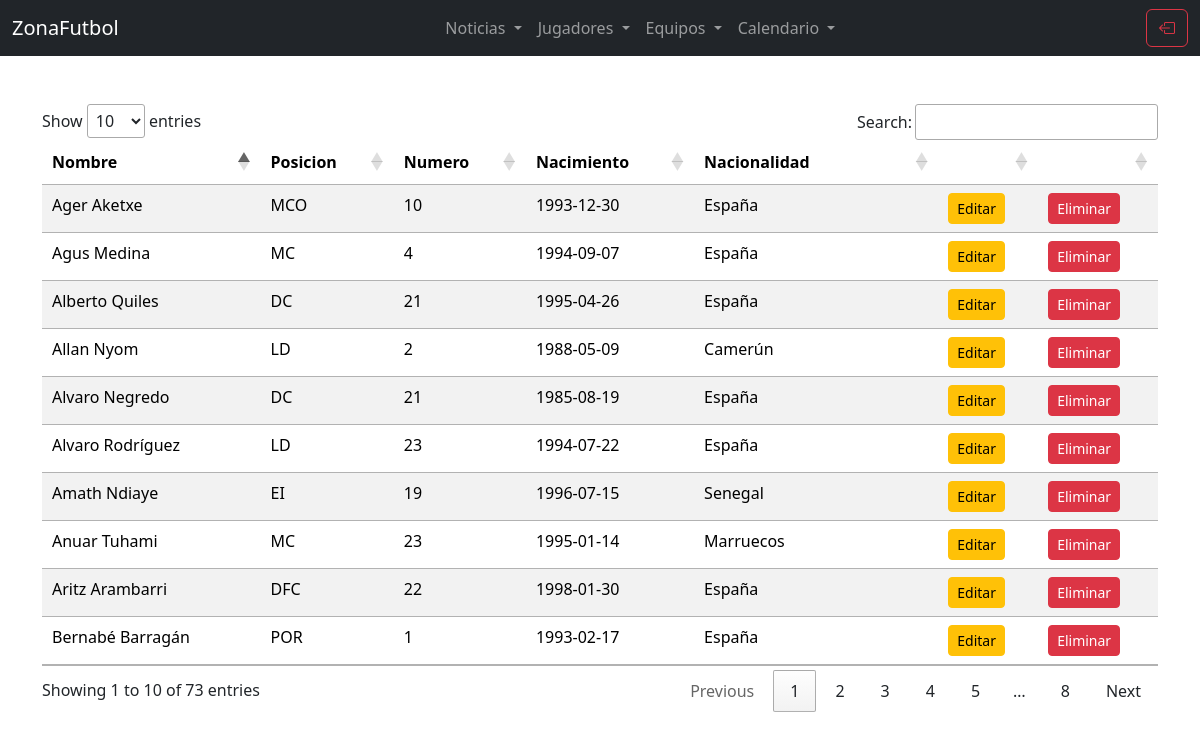
The app's page /pages/editar_jugador.php (signed in) with its own data.
### tables this page shows
CREATE TABLE `Jugadores` (
  `jugador_id` int(11) NOT NULL,
  `equipo_id` int(11) DEFAULT NULL,
  `nombre` varchar(100) NOT NULL,
  `posicion` varchar(50) DEFAULT NULL,
  `numero_camiseta` int(11) DEFAULT NULL,
  `fecha_nacimiento` date DEFAULT NULL,
  `nacionalidad` varchar(50) DEFAULT NULL,
  `altura` decimal(5,2) DEFAULT NULL,
  `peso` decimal(5,2) DEFAULT NULL,
  `historial` text DEFAULT NULL,
  `goles` int(11) DEFAULT NULL,
  `asistencias` int(11) DEFAULT NULL,
  `partidos_jugados` int(11) DEFAULT NULL,
  `tarjetas_amarillas` int(11) DEFAULT NULL,
  `tarjetas_rojas` int(11) DEFAULT NULL,
  `imagen_url` varchar(255) DEFAULT NULL,
  `descripcion` text DEFAULT NULL,
  `twitter_url` varchar(255) DEFAULT NULL,
  `instagram_url` varchar(255) DEFAULT NULL,
  `tiktok_url` varchar(255) DEFAULT NULL
);

### components/config/config.php (called while the page is built, shortened)
<?php
require_once (__DIR__ . "/../clases/clase_jugadores.php");
try {
    $conexion = new PDO("mysql:host=localhost;dbname=zonafutbol","root","");
    $conexion->setAttribute(PDO::ATTR_ERRMODE, PDO::ERRMODE_EXCEPTION);
    $conexion->exec("SET CHARACTER SET utf8");
    $jugadores = new Jugadores($conexion);
} catch (PDOException $e) {
    die("Error de conexión a la base de datos: " . $e->getMessage());
}
?>

### components/clases/clase_jugadores.php (called while the page is built, shortened)
<?php
class Jugadores {
    private $db;
    public function __construct($db) {
        $this->db = $db;
    }
    public function traerJugadores(){
        $query = "SELECT * FROM Jugadores WHERE 1";
        $stmt = $this->db->prepare($query);
        $stmt->execute();
        $result = $stmt->fetchAll(PDO::FETCH_OBJ);
        return $result;
    }
}
?>

### pages/editar_jugador.php (the view, shortened to what this page needs)
<?php
include "../components/config/config.php";
$jugas = $jugadores->traerJugadores();
?>
<!DOCTYPE html>
<html lang="en">
<head>
    <?php include "../components/header/links_header.php" ?>
    <link rel="stylesheet" href="//cdn.datatables.net/1.13.2/css/jquery.dataTables.min.css">
</head>
<body>
<?php include "../components/header/navbar.php" ?>
<div class="container mt-5">
    <table id="jugadores" class="table table-striped table-responsive">
        <thead>
            <tr>
                <th>Nombre</th>
                <th>Posicion</th>
                <th>Numero</th>
                <th>Nacimiento</th>
                <th>Nacionalidad</th>
                <th></th>
                <th></th>
            </tr>
        </thead>
        <tbody>
            <?php
                foreach ($jugas as $key => $v) {
                    echo "<tr>";
                    echo "<td>" . $v->nombre . "</td>";
                    echo "<td>" . strtoupper($v->posicion) . "</td>";
                    echo "<td>" . $v->numero_camiseta . "</td>";
                    echo "<td>" . $v->fecha_nacimiento . "</td>";
                    echo "<td>" . $v->nacionalidad . "</td>";
                    echo "<td><button type='button' class='btn btn-warning btn-sm edit-btn' data-id=" .$v->jugador_id . ">Editar</button></td>";
                    echo "<td><button type='button' class='btn btn-danger btn-sm delete-btn' data-id=" .$v->jugador_id . ">Eliminar</button></td>";
                    echo "</tr>";
                }
            ?>
        </tbody>
    </table>
</div>
</body>
</html>

### records on screen
jugadores: nombre "Bernabé Barragán", posicion "POR", numero_camiseta "1", fecha_nacimiento "1993-02-17", nacionalidad "España"
jugadores: nombre "Alvaro Rodríguez", posicion "LD", numero_camiseta "23", fecha_nacimiento "1994-07-22", nacionalidad "España"
jugadores: nombre "Agus Medina", posicion "MC", numero_camiseta "4", fecha_nacimiento "1994-09-07", nacionalidad "España"
jugadores: nombre "Alberto Quiles", posicion "DC", numero_camiseta "21", fecha_nacimiento "1995-04-26", nacionalidad "España"
jugadores: nombre "Ager Aketxe", posicion "MCO", numero_camiseta "10", fecha_nacimiento "1993-12-30", nacionalidad "España"
jugadores: nombre "Allan Nyom", posicion "LD", numero_camiseta "2", fecha_nacimiento "1988-05-09", nacionalidad "Camerún"
jugadores: nombre "Aritz Arambarri", posicion "DFC", numero_camiseta "22", fecha_nacimiento "1998-01-30", nacionalidad "España"
jugadores: nombre "Anuar Tuhami", posicion "MC", numero_camiseta "23", fecha_nacimiento "1995-01-14", nacionalidad "Marruecos"
jugadores: nombre "Amath Ndiaye", posicion "EI", numero_camiseta "19", fecha_nacimiento "1996-07-15", nacionalidad "Senegal"
jugadores: nombre "Alvaro Negredo", posicion "DC", numero_camiseta "21", fecha_nacimiento "1985-08-19", nacionalidad "España"
